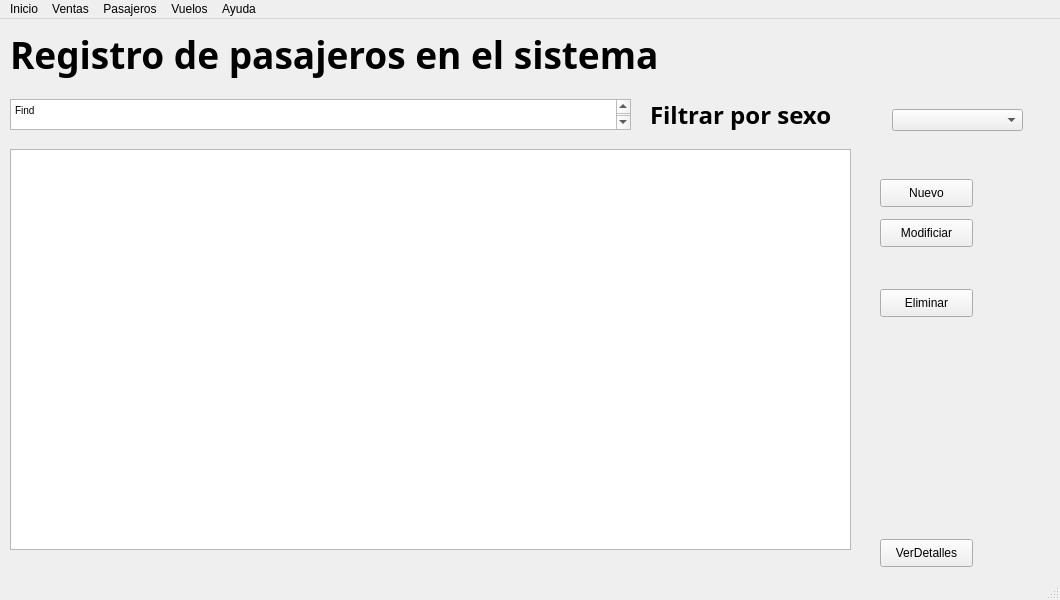
<?xml version="1.0" encoding="UTF-8"?>
<ui version="4.0">
 <class>vuelowindow</class>
 <widget class="QMainWindow" name="vuelowindow">
  <property name="geometry">
   <rect>
    <x>0</x>
    <y>0</y>
    <width>1060</width>
    <height>600</height>
   </rect>
  </property>
  <property name="windowTitle">
   <string>MainWindow</string>
  </property>
  <widget class="QWidget" name="centralwidget">
   <widget class="QPushButton" name="pushButton">
    <property name="geometry">
     <rect>
      <x>880</x>
      <y>520</y>
      <width>93</width>
      <height>28</height>
     </rect>
    </property>
    <property name="text">
     <string>VerDetalles</string>
    </property>
   </widget>
   <widget class="QPushButton" name="pushButton_2">
    <property name="geometry">
     <rect>
      <x>880</x>
      <y>160</y>
      <width>93</width>
      <height>28</height>
     </rect>
    </property>
    <property name="text">
     <string>Nuevo</string>
    </property>
   </widget>
   <widget class="QPushButton" name="pushButton_4">
    <property name="geometry">
     <rect>
      <x>880</x>
      <y>270</y>
      <width>93</width>
      <height>28</height>
     </rect>
    </property>
    <property name="text">
     <string>Eliminar</string>
    </property>
   </widget>
   <widget class="QLabel" name="label_8">
    <property name="geometry">
     <rect>
      <x>650</x>
      <y>80</y>
      <width>231</width>
      <height>31</height>
     </rect>
    </property>
    <property name="font">
     <font>
      <family>Source Sans Pro</family>
      <pointsize>18</pointsize>
      <weight>75</weight>
      <bold>true</bold>
     </font>
    </property>
    <property name="text">
     <string>Filtrar por sexo</string>
    </property>
   </widget>
   <widget class="QLabel" name="label">
    <property name="geometry">
     <rect>
      <x>10</x>
      <y>10</y>
      <width>881</width>
      <height>51</height>
     </rect>
    </property>
    <property name="font">
     <font>
      <family>Source Sans Pro</family>
      <pointsize>28</pointsize>
      <weight>75</weight>
      <bold>true</bold>
     </font>
    </property>
    <property name="text">
     <string>Registro de pasajeros en el sistema</string>
    </property>
   </widget>
   <widget class="QTableView" name="tableView">
    <property name="geometry">
     <rect>
      <x>10</x>
      <y>130</y>
      <width>841</width>
      <height>401</height>
     </rect>
    </property>
   </widget>
   <widget class="QTextBrowser" name="textBrowser">
    <property name="geometry">
     <rect>
      <x>10</x>
      <y>80</y>
      <width>621</width>
      <height>31</height>
     </rect>
    </property>
    <property name="html">
     <string>&lt;!DOCTYPE HTML PUBLIC &quot;-//W3C//DTD HTML 4.0//EN&quot; &quot;http://www.w3.org/TR/REC-html40/strict.dtd&quot;&gt;
&lt;html&gt;&lt;head&gt;&lt;meta name=&quot;qrichtext&quot; content=&quot;1&quot; /&gt;&lt;style type=&quot;text/css&quot;&gt;
p, li { white-space: pre-wrap; }
&lt;/style&gt;&lt;/head&gt;&lt;body style=&quot; font-family:'MS Shell Dlg 2'; font-size:7.8pt; font-weight:400; font-style:normal;&quot;&gt;
&lt;p style=&quot; margin-top:0px; margin-bottom:0px; margin-left:0px; margin-right:0px; -qt-block-indent:0; text-indent:0px;&quot;&gt;Find&lt;/p&gt;
&lt;p style=&quot;-qt-paragraph-type:empty; margin-top:0px; margin-bottom:0px; margin-left:0px; margin-right:0px; -qt-block-indent:0; text-indent:0px;&quot;&gt;&lt;br /&gt;&lt;/p&gt;&lt;/body&gt;&lt;/html&gt;</string>
    </property>
   </widget>
   <widget class="QComboBox" name="comboBox">
    <property name="geometry">
     <rect>
      <x>892</x>
      <y>90</y>
      <width>131</width>
      <height>22</height>
     </rect>
    </property>
   </widget>
   <widget class="QPushButton" name="pushButton_3">
    <property name="geometry">
     <rect>
      <x>880</x>
      <y>200</y>
      <width>93</width>
      <height>28</height>
     </rect>
    </property>
    <property name="text">
     <string>Modificiar</string>
    </property>
   </widget>
  </widget>
  <widget class="QMenuBar" name="menubar">
   <property name="geometry">
    <rect>
     <x>0</x>
     <y>0</y>
     <width>1060</width>
     <height>26</height>
    </rect>
   </property>
   <widget class="QMenu" name="menuInicio">
    <property name="title">
     <string>Inicio</string>
    </property>
    <addaction name="actionIr"/>
   </widget>
   <widget class="QMenu" name="menuVentas">
    <property name="title">
     <string>Ventas</string>
    </property>
    <addaction name="actionIr_2"/>
   </widget>
   <widget class="QMenu" name="menuPasajeros">
    <property name="title">
     <string>Pasajeros</string>
    </property>
    <addaction name="actionIr_4"/>
   </widget>
   <widget class="QMenu" name="menuVuelos">
    <property name="title">
     <string>Vuelos</string>
    </property>
    <addaction name="actioniR"/>
   </widget>
   <widget class="QMenu" name="menuAyuda">
    <property name="title">
     <string>Ayuda</string>
    </property>
    <addaction name="actionIr_3"/>
   </widget>
   <addaction name="menuInicio"/>
   <addaction name="menuVentas"/>
   <addaction name="menuPasajeros"/>
   <addaction name="menuVuelos"/>
   <addaction name="menuAyuda"/>
  </widget>
  <widget class="QStatusBar" name="statusbar"/>
  <action name="actionIr">
   <property name="text">
    <string>Ir</string>
   </property>
  </action>
  <action name="actionIr_2">
   <property name="text">
    <string>Ir</string>
   </property>
  </action>
  <action name="actionIr_3">
   <property name="text">
    <string>Ir</string>
   </property>
  </action>
  <action name="actioniR">
   <property name="text">
    <string>Ir</string>
   </property>
  </action>
  <action name="actionIr_4">
   <property name="text">
    <string>Ir</string>
   </property>
  </action>
 </widget>
 <resources/>
 <connections/>
</ui>
